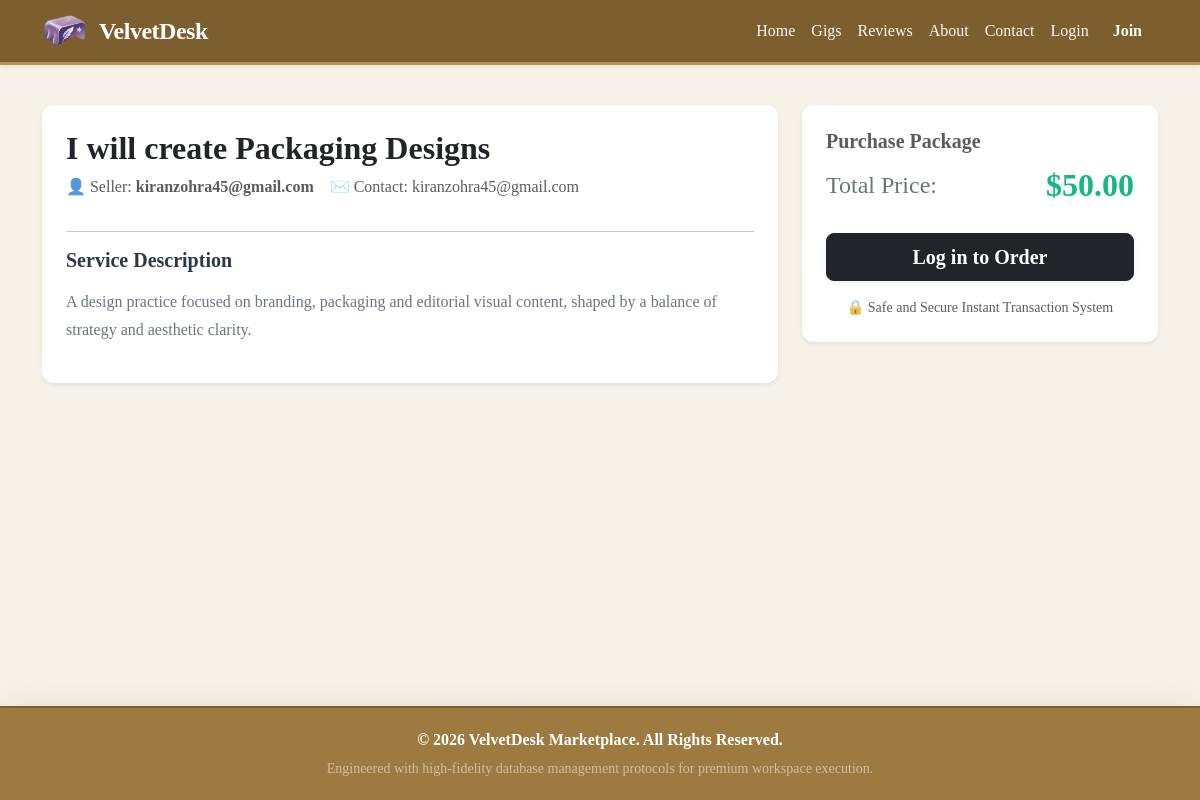
Screenshot of /gig_details.php?id=1 with the database file from the repository.
### tables this page shows
CREATE TABLE gigs (
        gig_id INTEGER PRIMARY KEY AUTOINCREMENT,
        user_id INTEGER,
        title TEXT NOT NULL,
        description TEXT NOT NULL,
        price REAL NOT NULL,
        image_path TEXT DEFAULT 'assets/default-gig.png',
        portfolio_link TEXT DEFAULT '',
        FOREIGN KEY (user_id) REFERENCES users(user_id) ON DELETE CASCADE
    );

### gig_details.php (the view, shortened to what this page needs)
<?php
include 'config.php';
$gig_id = intval($_GET['id']);
try {
    $sql = "SELECT gigs.*, users.username, users.email FROM gigs
            JOIN users ON gigs.user_id = users.user_id
            WHERE gigs.gig_id = :gig_id";
    $stmt = $conn->prepare($sql);
    $stmt->bindParam(':gig_id', $gig_id);
    $stmt->execute();
    $gig = $stmt->fetch(PDO::FETCH_ASSOC);
} catch (PDOException $e) {
    error_log("Gig details fetch error: " . $e->getMessage());
    die("Error loading service details.");
}
include 'header.php';
?>
<div class="row justify-content-center mt-3">
    <div class="col-md-8 mb-4">
        <div class="card p-4 shadow-sm border-0 mb-4" style="border-radius: 12px;">
            <h2 class="fw-bold text-dark mb-2"><?php echo htmlspecialchars($gig['title']); ?></h2>
            <div class="d-flex align-items-center mb-3 text-muted">
                <span class="me-3">👤 Seller: <strong><?php echo htmlspecialchars($gig['username']); ?></strong></span>
                <span>✉️ Contact: <?php echo htmlspecialchars($gig['email']); ?></span>
            </div>
            <hr>
            <h5 class="fw-bold mb-3" style="color: #2d3748;">Service Description</h5>
            <p class="text-secondary" style="line-height: 1.7; white-space: pre-wrap;"><?php echo htmlspecialchars($gig['description']); ?></p>
        </div>
    </div>
    <div class="col-md-4">
        <div class="card p-4 shadow-sm border-0 sticky-top" style="border-radius: 12px; top: 20px;">
            <h5 class="fw-bold text-muted mb-2">Purchase Package</h5>
            <div class="d-flex justify-content-between align-items-center mb-4">
                <span class="fs-4 text-secondary">Total Price:</span>
                <span class="fw-bold fs-2 text-success" style="color: #10b981 !important;">$<?php echo number_format($gig['price'], 2); ?></span>
            </div>
            <form action="gig_details.php?id=<?php echo $gig['gig_id']; ?>" method="POST">
                <?php if (isset($_SESSION['user_id'])): ?>
                    <?php if ($_SESSION['role'] === 'buyer'): ?>
                        <div class="mb-3">
                            <label class="form-label font-monospace small text-uppercase text-muted">Dummy Card Number</label>
                            <input type="text" class="form-control" placeholder="4242 •••• •••• 4242" disabled value="4242 4242 4242 4242">
                        </div>
                        <button type="submit" name="pay_now_btn" class="btn btn-success-custom btn-lg w-100 fw-bold py-2 shadow-sm fs-5">💳 Order & Pay Now</button>
                    <?php else: ?>
                        <div class="alert alert-warning text-center small mb-0">Sellers cannot buy services. Log in as a Buyer to purchase.</div>
                    <?php endif; ?>
                <?php else: ?>
                    <a href="login.php" class="btn btn-dark btn-lg w-100 fw-bold py-2 shadow-sm fs-5">Log in to Order</a>
                <?php endif; ?>
            </form>
            <div class="text-center mt-3 text-muted small">
                🔒 Safe and Secure Instant Transaction System
            </div>
        </div>
    </div>
</div>
<?php include 'footer.php'; ?>

### header.php (style rules this page uses)
body { background-color: #f7f2e7; min-height: 100vh; display: flex; flex-direction: column; font-family: 'Georgia', 'Times New Roman', serif; }

### rows the page displays
gigs: title "I will create Packaging Designs", description "A design practice focused on branding, packaging and editorial visual content, shaped by a balance of strategy and aesthetic clarity.", price "50.00"

### other values shown
$gig['username'] "kiranzohra45@gmail.com"
$gig['email'] "kiranzohra45@gmail.com"
